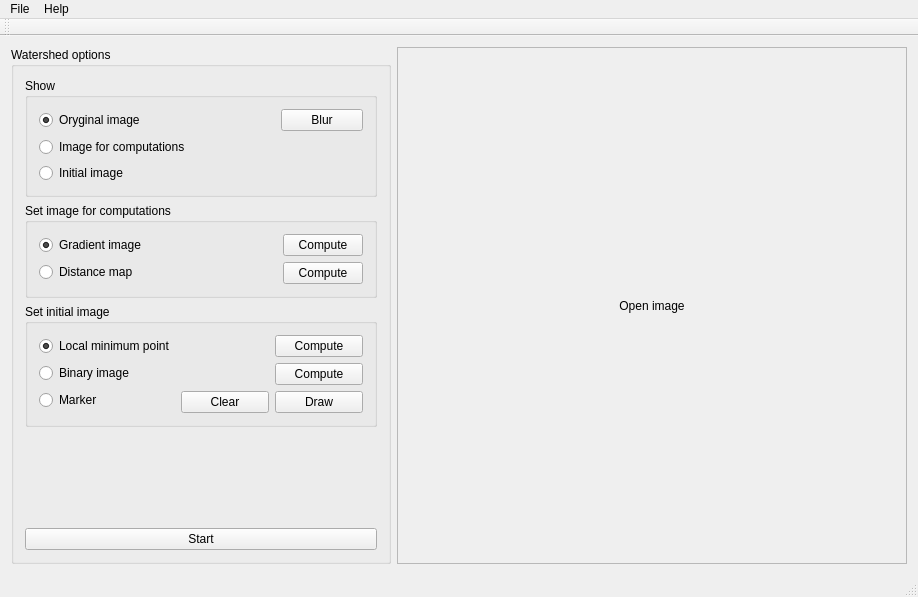
<?xml version="1.0" encoding="UTF-8"?>
<ui version="4.0">
 <class>WatershedClass</class>
 <widget class="QMainWindow" name="WatershedClass">
  <property name="geometry">
   <rect>
    <x>0</x>
    <y>0</y>
    <width>918</width>
    <height>597</height>
   </rect>
  </property>
  <property name="windowTitle">
   <string>Pandore Watershed Interface</string>
  </property>
  <widget class="QWidget" name="centralWidget">
   <layout class="QHBoxLayout" name="horizontalLayout">
    <item>
     <widget class="QGroupBox" name="groupBox">
      <property name="minimumSize">
       <size>
        <width>380</width>
        <height>0</height>
       </size>
      </property>
      <property name="maximumSize">
       <size>
        <width>380</width>
        <height>16777215</height>
       </size>
      </property>
      <property name="title">
       <string>Watershed options</string>
      </property>
      <layout class="QVBoxLayout" name="verticalLayout">
       <item>
        <widget class="QGroupBox" name="groupBox_2">
         <property name="title">
          <string>Show</string>
         </property>
         <layout class="QVBoxLayout" name="verticalLayout_12">
          <item>
           <layout class="QVBoxLayout" name="verticalLayout_2">
            <item>
             <layout class="QHBoxLayout" name="horizontalLayout_4">
              <item>
               <widget class="QRadioButton" name="optShowOryginalImage">
                <property name="text">
                 <string>Oryginal image</string>
                </property>
                <property name="checked">
                 <bool>true</bool>
                </property>
               </widget>
              </item>
              <item>
               <spacer name="horizontalSpacer_3">
                <property name="orientation">
                 <enum>Qt::Horizontal</enum>
                </property>
                <property name="sizeHint" stdset="0">
                 <size>
                  <width>40</width>
                  <height>20</height>
                 </size>
                </property>
               </spacer>
              </item>
              <item>
               <widget class="QPushButton" name="bttBlurOryginalImage">
                <property name="minimumSize">
                 <size>
                  <width>82</width>
                  <height>0</height>
                 </size>
                </property>
                <property name="text">
                 <string>Blur</string>
                </property>
               </widget>
              </item>
             </layout>
            </item>
            <item>
             <widget class="QRadioButton" name="optShowImageForComputations">
              <property name="text">
               <string>Image for computations</string>
              </property>
             </widget>
            </item>
            <item>
             <widget class="QRadioButton" name="optShowInitialImage">
              <property name="text">
               <string>Initial image</string>
              </property>
             </widget>
            </item>
           </layout>
          </item>
         </layout>
        </widget>
       </item>
       <item>
        <widget class="QGroupBox" name="groupBox_3">
         <property name="title">
          <string>Set image for computations</string>
         </property>
         <layout class="QVBoxLayout" name="verticalLayout_7">
          <item>
           <layout class="QHBoxLayout" name="horizontalLayout_2">
            <item>
             <layout class="QVBoxLayout" name="verticalLayout_6">
              <item>
               <widget class="QRadioButton" name="optSetGradientImage">
                <property name="text">
                 <string>Gradient image</string>
                </property>
                <property name="checked">
                 <bool>true</bool>
                </property>
               </widget>
              </item>
              <item>
               <widget class="QRadioButton" name="optSetDistanceMap">
                <property name="text">
                 <string>Distance map</string>
                </property>
               </widget>
              </item>
             </layout>
            </item>
            <item>
             <spacer name="horizontalSpacer">
              <property name="orientation">
               <enum>Qt::Horizontal</enum>
              </property>
              <property name="sizeHint" stdset="0">
               <size>
                <width>40</width>
                <height>20</height>
               </size>
              </property>
             </spacer>
            </item>
            <item>
             <layout class="QVBoxLayout" name="verticalLayout_4">
              <item>
               <widget class="QPushButton" name="bttComputeGradient">
                <property name="text">
                 <string>Compute</string>
                </property>
               </widget>
              </item>
              <item>
               <widget class="QPushButton" name="bttComputeDistanceMap">
                <property name="text">
                 <string>Compute</string>
                </property>
               </widget>
              </item>
             </layout>
            </item>
           </layout>
          </item>
         </layout>
        </widget>
       </item>
       <item>
        <widget class="QGroupBox" name="groupBox_4">
         <property name="title">
          <string>Set initial image</string>
         </property>
         <layout class="QVBoxLayout" name="verticalLayout_10">
          <item>
           <layout class="QHBoxLayout" name="horizontalLayout_3">
            <item>
             <layout class="QVBoxLayout" name="verticalLayout_3">
              <item>
               <widget class="QRadioButton" name="optSetLocalMinimum">
                <property name="text">
                 <string>Local minimum point</string>
                </property>
                <property name="checked">
                 <bool>true</bool>
                </property>
               </widget>
              </item>
              <item>
               <widget class="QRadioButton" name="optSetBinaryImage">
                <property name="text">
                 <string>Binary image</string>
                </property>
               </widget>
              </item>
              <item>
               <widget class="QRadioButton" name="optSetMarker">
                <property name="text">
                 <string>Marker</string>
                </property>
               </widget>
              </item>
             </layout>
            </item>
            <item>
             <layout class="QVBoxLayout" name="verticalLayout_9">
              <item>
               <spacer name="verticalSpacer_2">
                <property name="orientation">
                 <enum>Qt::Vertical</enum>
                </property>
                <property name="sizeHint" stdset="0">
                 <size>
                  <width>20</width>
                  <height>40</height>
                 </size>
                </property>
               </spacer>
              </item>
              <item>
               <widget class="QPushButton" name="bttClearMarkers">
                <property name="text">
                 <string>Clear</string>
                </property>
               </widget>
              </item>
             </layout>
            </item>
            <item>
             <layout class="QVBoxLayout" name="verticalLayout_8">
              <item>
               <widget class="QPushButton" name="bttComputeLocalMinimumPoints">
                <property name="text">
                 <string>Compute</string>
                </property>
               </widget>
              </item>
              <item>
               <widget class="QPushButton" name="bttComputeBinaryImage">
                <property name="text">
                 <string>Compute</string>
                </property>
               </widget>
              </item>
              <item>
               <widget class="QPushButton" name="bttDrawMarkers">
                <property name="toolTip">
                 <string>&lt;!DOCTYPE HTML PUBLIC &quot;-//W3C//DTD HTML 4.0//EN&quot; &quot;http://www.w3.org/TR/REC-html40/strict.dtd&quot;&gt;
&lt;html&gt;&lt;head&gt;&lt;meta name=&quot;qrichtext&quot; content=&quot;1&quot; /&gt;&lt;style type=&quot;text/css&quot;&gt;
p, li { white-space: pre-wrap; }
&lt;/style&gt;&lt;/head&gt;&lt;body style=&quot; font-family:'DejaVu Sans'; font-size:9pt; font-weight:400; font-style:normal;&quot;&gt;
&lt;table style=&quot;-qt-table-type: root; margin-top:4px; margin-bottom:4px; margin-left:4px; margin-right:4px;&quot;&gt;
&lt;tr&gt;
&lt;td style=&quot;border: none;&quot;&gt;
&lt;p style=&quot; margin-top:0px; margin-bottom:0px; margin-left:0px; margin-right:0px; -qt-block-indent:0; text-indent:0px;&quot;&gt;Use &lt;span style=&quot; text-decoration: underline;&quot;&gt;left&lt;/span&gt; mouse button to &lt;span style=&quot; font-weight:600;&quot;&gt;draw&lt;/span&gt;. &lt;/p&gt;
&lt;p style=&quot; margin-top:0px; margin-bottom:0px; margin-left:0px; margin-right:0px; -qt-block-indent:0; text-indent:0px;&quot;&gt;Use &lt;span style=&quot; text-decoration: underline;&quot;&gt;right&lt;/span&gt; mouse button to &lt;span style=&quot; font-weight:600;&quot;&gt;erase&lt;/span&gt;. &lt;/p&gt;
&lt;p style=&quot; margin-top:0px; margin-bottom:0px; margin-left:0px; margin-right:0px; -qt-block-indent:0; text-indent:0px;&quot;&gt;Use mause wheel to change drawing tool size.&lt;/p&gt;&lt;/td&gt;&lt;/tr&gt;&lt;/table&gt;&lt;/body&gt;&lt;/html&gt;</string>
                </property>
                <property name="text">
                 <string>Draw</string>
                </property>
                <property name="checkable">
                 <bool>true</bool>
                </property>
               </widget>
              </item>
             </layout>
            </item>
           </layout>
          </item>
         </layout>
        </widget>
       </item>
       <item>
        <spacer name="verticalSpacer">
         <property name="orientation">
          <enum>Qt::Vertical</enum>
         </property>
         <property name="sizeHint" stdset="0">
          <size>
           <width>20</width>
           <height>40</height>
          </size>
         </property>
        </spacer>
       </item>
       <item>
        <widget class="QPushButton" name="bttRunWatershed">
         <property name="text">
          <string>Start</string>
         </property>
        </widget>
       </item>
      </layout>
     </widget>
    </item>
    <item>
     <widget class="QScrollArea" name="scrollArea">
      <property name="widgetResizable">
       <bool>true</bool>
      </property>
      <widget class="QWidget" name="scrollAreaWidgetContents">
       <property name="geometry">
        <rect>
         <x>0</x>
         <y>0</y>
         <width>520</width>
         <height>533</height>
        </rect>
       </property>
       <layout class="QVBoxLayout" name="verticalLayout_5">
        <item>
         <widget class="ImageCanvas" name="imageLabel">
          <property name="text">
           <string>Open image</string>
          </property>
          <property name="alignment">
           <set>Qt::AlignCenter</set>
          </property>
         </widget>
        </item>
       </layout>
      </widget>
     </widget>
    </item>
   </layout>
  </widget>
  <widget class="QMenuBar" name="menuBar">
   <property name="geometry">
    <rect>
     <x>0</x>
     <y>0</y>
     <width>918</width>
     <height>21</height>
    </rect>
   </property>
   <widget class="QMenu" name="menuFile">
    <property name="title">
     <string>File</string>
    </property>
    <addaction name="actionOpen_oryginal_image"/>
    <addaction name="actionOpen_gradient_image"/>
    <addaction name="actionOpen_distance_map"/>
    <addaction name="actionOpen_marker_image"/>
    <addaction name="separator"/>
    <addaction name="actionSave_result"/>
    <addaction name="separator"/>
    <addaction name="actionExit"/>
   </widget>
   <widget class="QMenu" name="menuHelp">
    <property name="title">
     <string>Help</string>
    </property>
    <addaction name="actionAbout_Pandore"/>
    <addaction name="actionAbout_this_GUI"/>
   </widget>
   <addaction name="menuFile"/>
   <addaction name="menuHelp"/>
  </widget>
  <widget class="QToolBar" name="mainToolBar">
   <attribute name="toolBarArea">
    <enum>TopToolBarArea</enum>
   </attribute>
   <attribute name="toolBarBreak">
    <bool>false</bool>
   </attribute>
  </widget>
  <widget class="QStatusBar" name="statusBar"/>
  <action name="actionOpen_oryginal_image">
   <property name="text">
    <string>Open oryginal image</string>
   </property>
  </action>
  <action name="actionOpen_marker_image">
   <property name="text">
    <string>Open marker image</string>
   </property>
  </action>
  <action name="actionOpen_gradient_image">
   <property name="text">
    <string>Open gradient image</string>
   </property>
  </action>
  <action name="actionOpen_distance_map">
   <property name="text">
    <string>Open distance map</string>
   </property>
  </action>
  <action name="actionLoad_test_data">
   <property name="text">
    <string>Load test images</string>
   </property>
  </action>
  <action name="actionExit">
   <property name="text">
    <string>Exit</string>
   </property>
  </action>
  <action name="actionOpen_image_for_computation">
   <property name="text">
    <string>Open image for computation</string>
   </property>
  </action>
  <action name="actionAbout_Pandore">
   <property name="text">
    <string>About Pandore</string>
   </property>
  </action>
  <action name="actionAbout_this_GUI">
   <property name="text">
    <string>About this GUI</string>
   </property>
  </action>
  <action name="actionSave_result">
   <property name="text">
    <string>Save result</string>
   </property>
  </action>
 </widget>
 <layoutdefault spacing="6" margin="11"/>
 <customwidgets>
  <customwidget>
   <class>ImageCanvas</class>
   <extends>QLabel</extends>
   <header>imagecanvas.h</header>
  </customwidget>
 </customwidgets>
 <resources/>
 <connections>
  <connection>
   <sender>optSetGradientImage</sender>
   <signal>clicked(bool)</signal>
   <receiver>optShowImageForComputations</receiver>
   <slot>setChecked(bool)</slot>
   <hints>
    <hint type="sourcelabel">
     <x>92</x>
     <y>245</y>
    </hint>
    <hint type="destinationlabel">
     <x>85</x>
     <y>149</y>
    </hint>
   </hints>
  </connection>
  <connection>
   <sender>optSetDistanceMap</sender>
   <signal>toggled(bool)</signal>
   <receiver>optShowImageForComputations</receiver>
   <slot>setChecked(bool)</slot>
   <hints>
    <hint type="sourcelabel">
     <x>129</x>
     <y>272</y>
    </hint>
    <hint type="destinationlabel">
     <x>114</x>
     <y>149</y>
    </hint>
   </hints>
  </connection>
  <connection>
   <sender>optSetLocalMinimum</sender>
   <signal>clicked(bool)</signal>
   <receiver>optShowInitialImage</receiver>
   <slot>setChecked(bool)</slot>
   <hints>
    <hint type="sourcelabel">
     <x>97</x>
     <y>346</y>
    </hint>
    <hint type="destinationlabel">
     <x>100</x>
     <y>174</y>
    </hint>
   </hints>
  </connection>
  <connection>
   <sender>optSetMarker</sender>
   <signal>toggled(bool)</signal>
   <receiver>optShowInitialImage</receiver>
   <slot>setChecked(bool)</slot>
   <hints>
    <hint type="sourcelabel">
     <x>157</x>
     <y>400</y>
    </hint>
    <hint type="destinationlabel">
     <x>138</x>
     <y>174</y>
    </hint>
   </hints>
  </connection>
  <connection>
   <sender>actionExit</sender>
   <signal>activated()</signal>
   <receiver>WatershedClass</receiver>
   <slot>close()</slot>
   <hints>
    <hint type="sourcelabel">
     <x>-1</x>
     <y>-1</y>
    </hint>
    <hint type="destinationlabel">
     <x>458</x>
     <y>298</y>
    </hint>
   </hints>
  </connection>
  <connection>
   <sender>optSetBinaryImage</sender>
   <signal>toggled(bool)</signal>
   <receiver>optShowInitialImage</receiver>
   <slot>setChecked(bool)</slot>
   <hints>
    <hint type="sourcelabel">
     <x>53</x>
     <y>366</y>
    </hint>
    <hint type="destinationlabel">
     <x>66</x>
     <y>167</y>
    </hint>
   </hints>
  </connection>
  <connection>
   <sender>bttComputeGradient</sender>
   <signal>pressed()</signal>
   <receiver>optSetGradientImage</receiver>
   <slot>toggle()</slot>
   <hints>
    <hint type="sourcelabel">
     <x>333</x>
     <y>242</y>
    </hint>
    <hint type="destinationlabel">
     <x>131</x>
     <y>233</y>
    </hint>
   </hints>
  </connection>
  <connection>
   <sender>bttComputeDistanceMap</sender>
   <signal>pressed()</signal>
   <receiver>optSetDistanceMap</receiver>
   <slot>toggle()</slot>
   <hints>
    <hint type="sourcelabel">
     <x>285</x>
     <y>262</y>
    </hint>
    <hint type="destinationlabel">
     <x>136</x>
     <y>265</y>
    </hint>
   </hints>
  </connection>
  <connection>
   <sender>bttBlurOryginalImage</sender>
   <signal>pressed()</signal>
   <receiver>optShowOryginalImage</receiver>
   <slot>toggle()</slot>
   <hints>
    <hint type="sourcelabel">
     <x>300</x>
     <y>110</y>
    </hint>
    <hint type="destinationlabel">
     <x>130</x>
     <y>114</y>
    </hint>
   </hints>
  </connection>
  <connection>
   <sender>bttComputeLocalMinimumPoints</sender>
   <signal>pressed()</signal>
   <receiver>optSetLocalMinimum</receiver>
   <slot>toggle()</slot>
   <hints>
    <hint type="sourcelabel">
     <x>292</x>
     <y>331</y>
    </hint>
    <hint type="destinationlabel">
     <x>170</x>
     <y>333</y>
    </hint>
   </hints>
  </connection>
  <connection>
   <sender>bttComputeBinaryImage</sender>
   <signal>pressed()</signal>
   <receiver>optSetBinaryImage</receiver>
   <slot>toggle()</slot>
   <hints>
    <hint type="sourcelabel">
     <x>292</x>
     <y>366</y>
    </hint>
    <hint type="destinationlabel">
     <x>161</x>
     <y>361</y>
    </hint>
   </hints>
  </connection>
  <connection>
   <sender>bttDrawMarkers</sender>
   <signal>pressed()</signal>
   <receiver>optSetMarker</receiver>
   <slot>toggle()</slot>
   <hints>
    <hint type="sourcelabel">
     <x>327</x>
     <y>390</y>
    </hint>
    <hint type="destinationlabel">
     <x>160</x>
     <y>387</y>
    </hint>
   </hints>
  </connection>
  <connection>
   <sender>bttComputeGradient</sender>
   <signal>pressed()</signal>
   <receiver>optShowImageForComputations</receiver>
   <slot>toggle()</slot>
   <hints>
    <hint type="sourcelabel">
     <x>354</x>
     <y>232</y>
    </hint>
    <hint type="destinationlabel">
     <x>332</x>
     <y>142</y>
    </hint>
   </hints>
  </connection>
  <connection>
   <sender>bttComputeLocalMinimumPoints</sender>
   <signal>pressed()</signal>
   <receiver>optShowInitialImage</receiver>
   <slot>toggle()</slot>
   <hints>
    <hint type="sourcelabel">
     <x>349</x>
     <y>341</y>
    </hint>
    <hint type="destinationlabel">
     <x>299</x>
     <y>163</y>
    </hint>
   </hints>
  </connection>
 </connections>
</ui>
